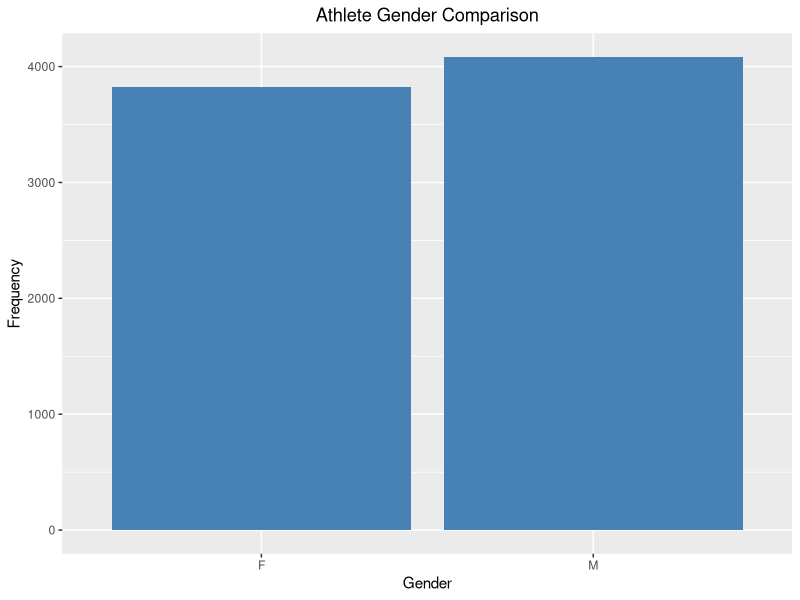
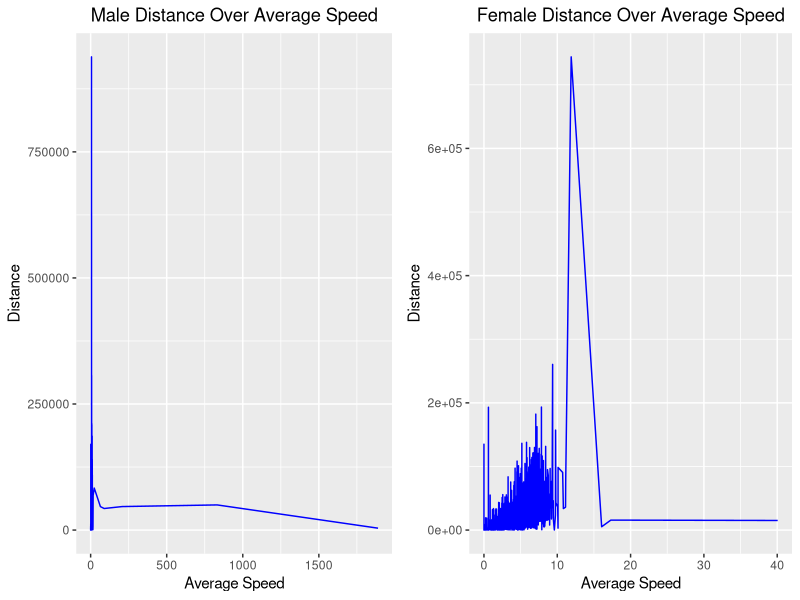
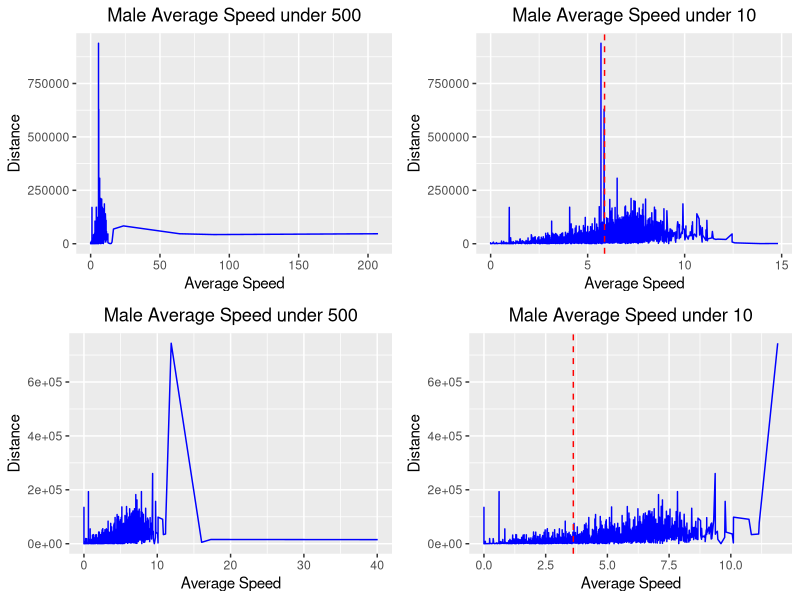

These charts were generated, in order, by the following R code:
#install.packages("gridExtra")
library(ggplot2)
library(dplyr)
library(gridExtra)

data <- read.csv('./cleanData.csv')

# Male and female data
freq <- data %>%
  group_by(athlete.sex) %>%
  summarise(frequency = n()) %>%
  na.omit()

ggplot(freq, aes(x=athlete.sex, y=frequency)) + geom_bar(stat = "identity", fill = "steelblue") +
  ggtitle("Athlete Gender Comparison") + 
  xlab("Gender") +
  ylab("Frequency") +
  theme(plot.title = element_text(hjust = 0.5))

# Male percent larger (3.29%)
total_athletes <- sum(freq$frequency)
male_perc <- freq$frequency[2] / total_athletes * 100 
female_perc <- freq$frequency[1] / total_athletes * 100
diff_perc <- (freq$frequency[2] - freq$frequency[1]) / total_athletes * 100

# female summary data
female <- data %>%
  filter(athlete.sex == "F")
summary(female)

# male summary data
male <- data %>%
  filter(athlete.sex == "M")
summary(male)

require(gridExtra)
plot1 <- ggplot(male, aes(x= average_speed, y= distance, group = 1)) +
  geom_line(color="blue") +
  ggtitle("Male Distance Over Average Speed") + 
  xlab("Average Speed") +
  ylab("Distance") +
  theme(plot.title = element_text(hjust = 0.5))

plot2 <- ggplot(female, aes(x= average_speed, y= distance, group = 1)) +
         geom_line(color="blue") +
  ggtitle("Female Distance Over Average Speed") + 
  xlab("Average Speed") +
  ylab("Distance") +
  theme(plot.title = element_text(hjust = 0.5))

grid.arrange(plot1, plot2, ncol=2)

# Gain a deeper understanding of distance vs. speed plot for both genders
# Male speed under 500 and 15.
m_spd_avg <- mean(male$average_speed)
m_speed500 <- male %>%
  filter(average_speed < 500)

m_speed15 <- male %>%
  filter(average_speed < 15)

plot3 <- ggplot(m_speed500, aes(x= average_speed, y= distance, group = 1)) +
  geom_line(color="blue") +
  ggtitle("Male Average Speed under 500") + 
  xlab("Average Speed") +
  ylab("Distance") +
  theme(plot.title = element_text(hjust = 0.5))

plot4 <- ggplot(m_speed15, aes(x= average_speed, y= distance, group = 1)) +
  geom_line(color="blue") +
  geom_vline(aes(xintercept = m_spd_avg), color="red", linetype="dashed") +
  ggtitle("Male Average Speed under 10") + 
  xlab("Average Speed") +
  ylab("Distance") +
  theme(plot.title = element_text(hjust = 0.5))

# Female speed under 500 and 15.
f_spd_avg <- mean(female$average_speed)
f_speed500 <- female %>%
  filter(average_speed < 500)

f_speed15 <- female %>%
  filter(average_speed < 15)

plot5 <- ggplot(f_speed500, aes(x= average_speed, y= distance, group = 1)) +
  geom_line(color="blue") +
  ggtitle("Male Average Speed under 500") + 
  xlab("Average Speed") +
  ylab("Distance") +
  theme(plot.title = element_text(hjust = 0.5))

plot6 <- ggplot(f_speed15, aes(x= average_speed, y= distance, group = 1)) +
  geom_line(color="blue") +
  geom_vline(aes(xintercept = f_spd_avg), color="red", linetype="dashed") +
  ggtitle("Male Average Speed under 10") + 
  xlab("Average Speed") +
  ylab("Distance") +
  theme(plot.title = element_text(hjust = 0.5))

grid.arrange(plot3, plot4, plot5, plot6, nrow=2, ncol=2)

dev.off()
